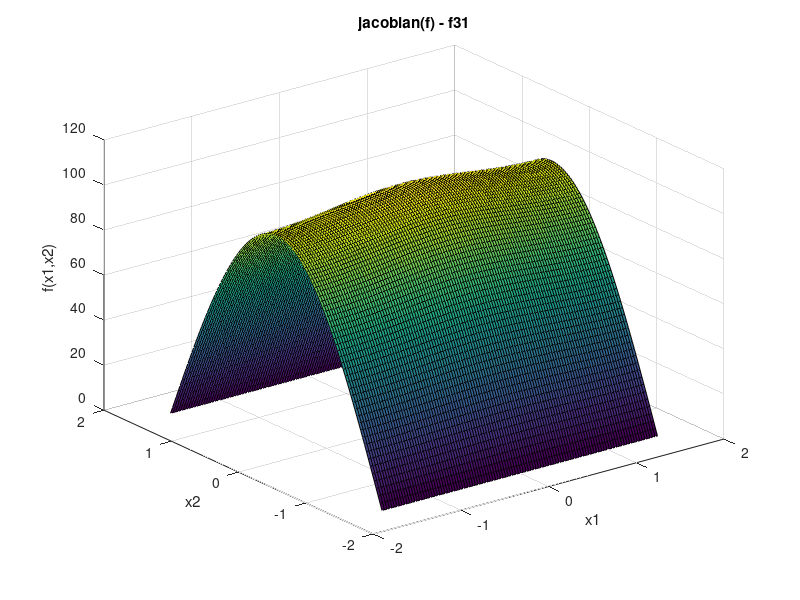
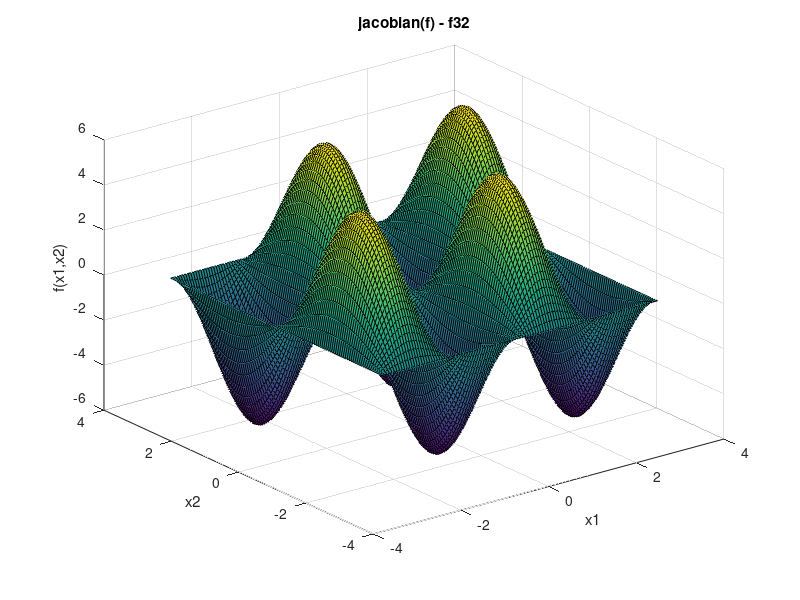

Reproduce these figures in MATLAB, in order.
% Biosystem
% Workshop 7 

% close all;
% clc;

%% function f31 - jacobian(f,[x1 x2 x3])
f1= @(x) (5598529180295619*cos(x(1)))/(36028797018963968*((6276274086778753*cos(x(2))^2)/73786976294838206464 + (1560767486861519*sin(x(2))^2)/9223372036854775808 + 39669627053720337301/28823037615171174400000)); % minimization
n=110;
x1 = linspace(-pi/2,pi/2,n);
y1 = linspace(-pi/2,pi/2,n);
Z1=zeros(length(x1),length(y1));

for i=1:length(x1)
    for j=1:length(y1)
        Z1(i,j)=f1([x1(i) y1(j)]);
    end
end

%% function f32 - jacobian(f,[x1 x2 x3])
f2= @(x)-(34766114932442899370811494898981*cos(x(2))*sin(x(1))*sin(x(2)))/(1329227995784915872903807060280344576*((6276274086778753*cos(x(2))^2)/73786976294838206464 + (1560767486861519*sin(x(2))^2)/9223372036854775808 + 39669627053720337301/28823037615171174400000)^2);
n=110;
x2 = linspace(-pi,pi,n);
y2 = linspace(-pi,pi,n);
Z2=zeros(length(x2),length(y2));

for i=1:length(x2)
    for j=1:length(y2)
        Z2(i,j)=f2([x2(i) y2(j)]);
    end
end
%% Surface Graphic f31
figure (3)
surf(x1,y1,Z1)
%colormap(hot(20))
title('jacobian(f) - f31');
xlabel('x1');
ylabel('x2');
zlabel('f(x1,x2)');

%% Surface Graphic f32
figure (4)
surf(x2,y2,Z2)
%colormap(hot(20))
title('jacobian(f) - f32');
xlabel('x1');
ylabel('x2');
zlabel('f(x1,x2)');



